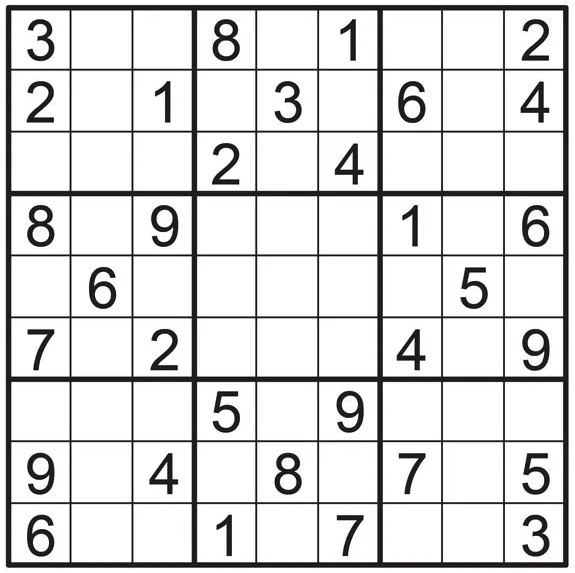
//> input picture uploads/BWSudoku.png, 575 x 573 px
$ ./opencv   (built with g++ and OpenCV 4)
//> lines starting //> are read from the running program, lines starting //| are printed output that depends on the picture; after the words box and inside, x2 and y2 are one past the last pixel; in counts of white or black regions, pixels touching at a corner belong together
#include <opencv2/imgcodecs.hpp>
#include <opencv2/highgui.hpp>
#include <opencv2/imgproc.hpp>
#include <iostream>
#include <string>
#include <vector>
#include <algorithm>

#include "opencv.hpp"

using namespace cv;

void OpenImage(std::string& path, Mat& img)
{
    img = imread(path);
//> img is the input picture: 573 rows x 575 cols, CV_8UC3; mean B, G, R 219.6, 219.5, 219.7
}

void ShowImage(Mat& img)
{
    imshow("Image", img);
    waitKey(0);
}

void ConvertToGray(Mat& imgSrc, Mat& imgDst)
{
    cvtColor(imgSrc, imgDst, COLOR_BGR2GRAY);               // Convert to grayscale
}

void ConvertToBinary(Mat& imgSrc, Mat& imgDst)
{
    threshold(imgSrc, imgDst, 128, 255, THRESH_BINARY_INV | THRESH_OTSU);     // Convert to binary
}

void BlurImage(Mat& imgSrc, Mat& imgDst)
{
    GaussianBlur(imgSrc, imgDst, Size(3, 3), 3, 0);         // Blur the image
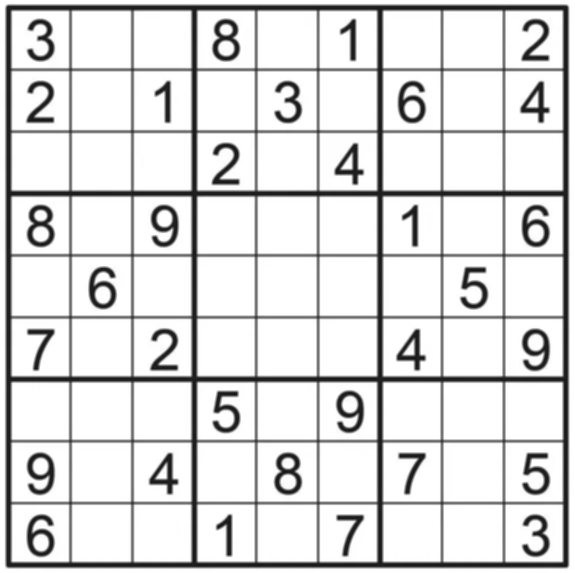
//> imgDst: 573 rows x 575 cols, CV_8UC1; min 21, max 255, mean 219.5
}

void CannyImage(Mat& imgSrc, Mat& imgDst)
{
    Canny(imgSrc, imgDst, 50, 150);                         // Apply Canny edge detection
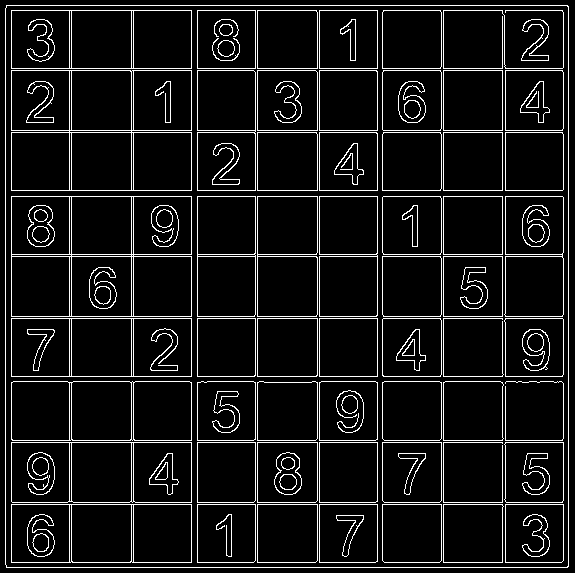
//> imgDst: 573 rows x 575 cols, CV_8UC1; 8.4% white in thin lines or dots
}

void DilateImage(Mat& imgSrc, Mat& imgDst, int kernelSize)
{
//> called with kernelSize = 2
    Mat kernel = getStructuringElement(MORPH_RECT, Size(kernelSize, kernelSize));
    dilate(imgSrc, imgDst, kernel);                         // Dilate the image
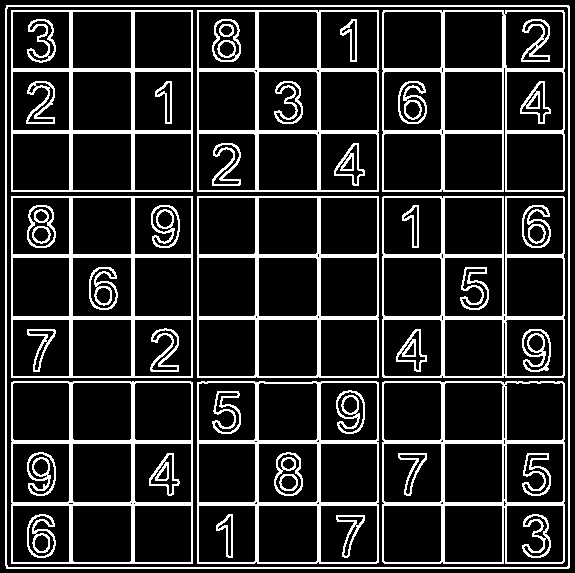
//> imgDst: 573 rows x 575 cols, CV_8UC1; 17% white; 46 white regions
}

void ResizeImage(Mat& imgSrc, Mat& imgDst, float scale)
{
    int width = imgSrc.size().width * scale;
    int height = imgSrc.size().height * scale;
    Size imgSize(width, height);
    resize(imgSrc, imgDst, imgSize);                        // Resize the image
}

void CropImage(Mat& imgSrc, Mat& imgDst, int x, int y, int width, int height)
{
    Rect roi(x, y, width, height);
    imgDst = imgSrc(roi);                                   // Crop the image
}

bool isSquareEmpty(Mat& square)
{
    Mat imgGray;
    Mat imgThresh;
    if (square.channels() == 1)
    {
        imgGray = square.clone();
    }
    else
    {
        cvtColor(square, imgGray, COLOR_BGR2GRAY); // Convert to grayscale
    }
    ConvertToBinary(imgGray, imgThresh);    // Convert to binary

    // Count non-zero pixels
    double nonZeroCount = countNonZero(imgThresh);
    // Define a threshold for what counts as "empty"
    double area = square.rows * square.cols;
    double emptyThreshold = area * 0.10; // 10% of the area, adjust as needed

    return area - nonZeroCount < emptyThreshold;
}


bool SortContours(const std::vector<Point>& contour1, const std::vector<Point>& contour2)
{
    Rect bbox1 = boundingRect(contour1);
    Rect bbox2 = boundingRect(contour2);
    // Sort by row first, and by column if the row is the same
    return (bbox1.y < bbox2.y) || (bbox1.y == bbox2.y && bbox1.x < bbox2.x);
}

void GetContours(Mat& imgSrc, Mat& imgDst)
{
    std::vector<std::vector<Point>> contours;
    std::vector<Vec4i> hierarchy;
    findContours(imgSrc, contours, hierarchy, RETR_TREE, CHAIN_APPROX_SIMPLE);
//> contours = 215 contours, 24 with area under 20; largest, box (x1, y1, x2, y2) and area: (5, 5, 570, 569) 317526, (6, 6, 569, 568) 315272, (382, 381, 565, 564) 32969, (11, 381, 193, 564) 32931, (197, 381, 379, 564) 32866

    double maxArea = contourArea(contours[0]);
//> maxArea = 317526
    double singleSquareSize = maxArea / 81;
//> singleSquareSize = 3920.1

    std::vector<std::vector<Point>> sortedContours;

    for (int i = 0; i < contours.size(); ++i)
    {
        double area = contourArea(contours[i]);
        if (area > (singleSquareSize / 2) && area < (singleSquareSize * 2))
        {
            sortedContours.push_back(contours[i]);
        }
    }
//> this loop made 215 passes
//> area on passes 1 to 3: 317526, 315272, 32969
//> after the loop, sortedContours = 81 contours; largest, box (x1, y1, x2, y2) and area: (72, 257, 132, 317) 3479, (258, 443, 318, 503) 3478, (258, 71, 318, 131) 3478, (72, 71, 132, 131) 3478, (72, 443, 132, 503) 3476

    std::sort(sortedContours.begin(), sortedContours.end(), SortContours);
//> in SortContours, `Rect bbox1 = boundingRect(contour1);`: bbox1 = Rect(444, 505, 59, 58)
//> in SortContours, `Rect bbox2 = boundingRect(contour2);`: bbox2 = Rect(258, 257, 60, 60)
//> sortedContours = 81 contours; largest, box (x1, y1, x2, y2) and area: (72, 257, 132, 317) 3479, (72, 71, 132, 131) 3478, (258, 71, 318, 131) 3478, (258, 443, 318, 503) 3478, (258, 257, 318, 317) 3476

    for (int i = 0; i < sortedContours.size(); ++i)
    {
        // drawContours(imgDst, sortedContours, i, Scalar(255, 0, 255), 2);
        Rect bbox = boundingRect(sortedContours[i]);
        Mat square = imgSrc(bbox);
        if (isSquareEmpty(square))
        {
            // Point center = Point(bbox.x + bbox.width / 2, bbox.y + bbox.height / 2);
            Point textOrg((bbox.x + bbox.width / 2), (bbox.y + bbox.height / 2));
            // drawContours(imgDst, sortedContours, i, Scalar(255, 0, 255), 2);
            String text = "0";
            int FontFace = FONT_HERSHEY_SIMPLEX;
            double fontScale = bbox.width / 33.0;
            int thickness = 3;
            int baseline = 0;
            Size textSize = getTextSize(text, FontFace, fontScale, thickness, &baseline);
            // Point textOrg = center - Point(textSize.width / 2, textSize.height / 2);

            textOrg.x = textOrg.x - textSize.width / 2;
            textOrg.y = textOrg.y + textSize.height / 2;

            putText(imgDst, text, textOrg, FontFace, fontScale, Scalar(0, 0, 0), thickness);
        }
        // ShowImage(imgDst);
    }
//> this loop made 81 passes
//> (bbox, nonZeroCount in isSquareEmpty, fontScale, baseline, textSize) on passes 2, 3, 5, 7, 8, 11, 13, 15, 17: (Rect(72, 11, 60, 58), 3248, 1.82, 18, Size(39, 40)), (Rect(134, 11, 58, 58), 3136, 1.76, 17, Size(38, 39)), (Rect(258, 11, 60, 58), 3247, 1.82, 18, Size(39, 40)), (Rect(383, 11, 59, 58), 3189, 1.79, 18, Size(39, 40)), (Rect(444, 11, 60, 58), 3193, 1.82, 18, Size(39, 40)), (Rect(72, 71, 60, 60), 3363, 1.82, 18, Size(39, 40)), (Rect(198, 71, 58, 60), 3247, 1.76, 17, Size(38, 39)), (Rect(320, 71, 58, 60), 3247, 1.76, 17, Size(38, 39)), (Rect(444, 71, 59, 60), 3306, 1.79, 18, Size(39, 40))
//> (bbox, fontScale, baseline, textSize) on passes 61, 62, 63, 65, 67, 69: (Rect(383, 382, 59, 59), 1.79, 18, Size(39, 40)), (Rect(444, 382, 60, 59), 1.82, 18, Size(39, 40)), (Rect(504, 382, 60, 59), 1.82, 18, Size(39, 40)), (Rect(72, 443, 60, 60), 1.82, 18, Size(39, 40)), (Rect(198, 443, 58, 60), 1.76, 17, Size(38, 39)), (Rect(320, 443, 58, 60), 1.76, 17, Size(38, 39))
//> pass 1, in GetContours, `Mat square = imgSrc(bbox);`:
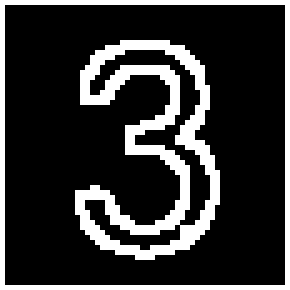
//> square: 58 rows x 58 cols, CV_8UC1 (shown 5 times larger); 20.2% white in thin lines or dots
//> pass 2, in GetContours, `Mat square = imgSrc(bbox);`:
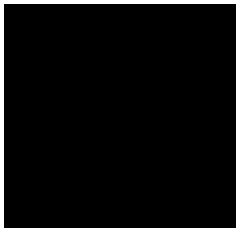
//> square: 58 rows x 60 cols, CV_8UC1 (shown 4 times larger); 6.7% white in thin lines or dots
//> after the loop:
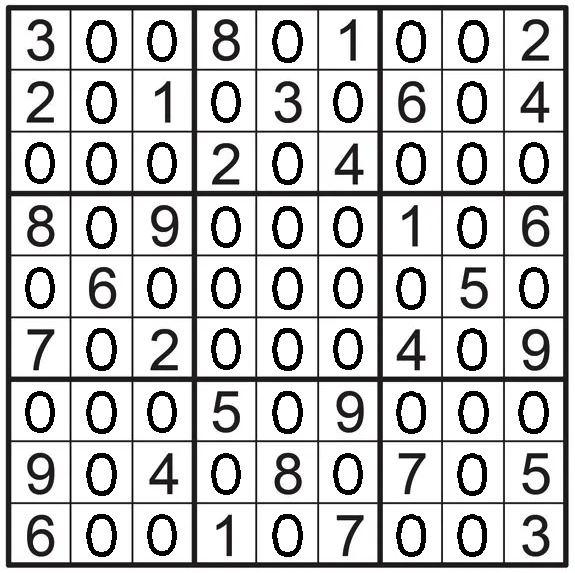
//> imgDst: 573 rows x 575 cols, CV_8UC3; 7.53% of pixels changed, all inside (x1, y1, x2, y2) = (25, 20, 549, 557)
}

void SaveImage(std::string path, Mat& imgSrc)
{
    bool success = imwrite(path, imgSrc);

    if (success)
    {
        std::cout << "Image saved successfully." << std::endl;
    } else
    {
        std::cout << "Error: Could not save the image." << std::endl;
    }
}

void FillSudokuWithZeros(std::string srcPath, std::string dstPath)
{
    Mat img = imread(srcPath);
    Mat imgGray;
    Mat imgBlur;
    Mat imgCanny;
    Mat imgDilate;

    ConvertToGray(img, imgGray);
    BlurImage(imgGray, imgBlur);
    CannyImage(imgGray, imgCanny);
    DilateImage(imgCanny, imgDilate, 2);
    GetContours(imgDilate, img);

    SaveImage(dstPath, img);
}


void OpenVideo(std::string path)
{
    VideoCapture cap(path);
    Mat img;

    while (true)
    {
        cap.read(img);
        imshow("Image", img);
        waitKey(1);
    }
}

int main()
{
    std::string imagePath = "resources/BWSudoku.png";
    // OpenImage(imagePath);

    Mat img;
    Mat imgGray;
    Mat imgBlur;
    Mat imgCanny;
    Mat imgDilate;

    OpenImage(imagePath, img);
    ConvertToGray(img, imgGray);
    BlurImage(imgGray, imgBlur);
    CannyImage(imgGray, imgCanny);
    DilateImage(imgCanny, imgDilate, 2);

    ShowImage(img);
    GetContours(imgDilate, img);
    /* ShowImage(imgGray);
    ShowImage(imgBlur);
    ShowImage(imgCanny); */
    ShowImage(imgDilate);
    ShowImage(img);
    SaveImage("resources/BWSudokuResult.png", img);

    return 0;
}

$ run again, with uploads/Sudoku2.png copied over uploads/BWSudoku.png
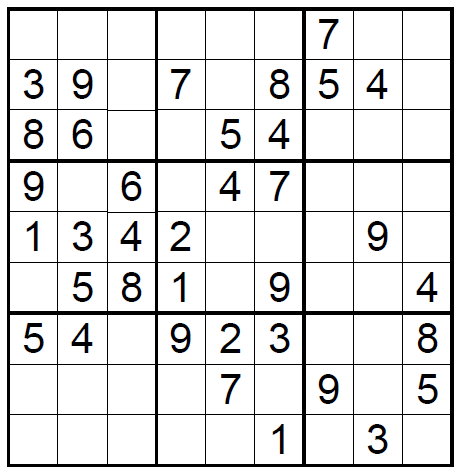
//> input picture uploads/Sudoku2.png, 462 x 474 px
//> in OpenImage, img is the input picture: 474 rows x 462 cols, CV_8UC3; mean B, G, R 224.3, 224.1, 224.1
//> in DilateImage, `dilate(imgSrc, imgDst, kernel);`:
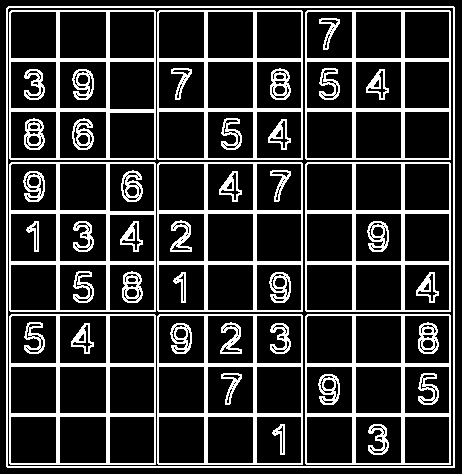
//> imgDst: 474 rows x 462 cols, CV_8UC1; 20.6% white; 46 white regions
//> contours = 483 contours, 232 with area under 20; largest, box (x1, y1, x2, y2) and area: (6, 6, 455, 468) 206525, (7, 7, 454, 467) 204710, (9, 314, 156, 465) 21897, (9, 162, 156, 312) 21751, (9, 10, 156, 160) 21751
//> maxArea = 206525
//> singleSquareSize = 2549.7
//> the loop in GetContours, `for (int i = 0; i < contours.size(); ++i)` made 483 passes
//> area on passes 1 to 3: 206525, 204710.5, 21747
//> after the loop in GetContours, `for (int i = 0; i < contours.size(); ++i)`: sortedContours = 81 contours; largest, box (x1, y1, x2, y2) and area: (59, 315, 107, 364) 2254, (59, 213, 107, 262) 2254, (59, 416, 107, 464) 2207, (59, 366, 107, 414) 2207, (59, 163, 107, 211) 2207
//> bbox1 = Rect(355, 416, 47, 48)
//> bbox2 = Rect(207, 213, 47, 49)
//> in GetContours, `std::sort(sortedContours.begin(), sortedContours.end(), SortContours);`: sortedContours = 81 contours; largest, box (x1, y1, x2, y2) and area: (59, 213, 107, 262) 2254, (59, 315, 107, 364) 2254, (59, 11, 107, 59) 2207, (59, 61, 107, 109) 2207, (59, 111, 107, 159) 2207
//> the loop in GetContours, `for (int i = 0; i < sortedContours.size(); ++i)` made 81 passes
//> (bbox, nonZeroCount in isSquareEmpty, fontScale, baseline, textSize) on passes 1 to 6: (Rect(10, 11, 47, 48), 2069, 1.42, 14, Size(31, 32)), (Rect(59, 11, 48, 48), 2116, 1.45, 15, Size(32, 33)), (Rect(109, 11, 46, 48), 2024, 1.39, 14, Size(31, 31)), (Rect(158, 11, 47, 48), 2069, 1.42, 14, Size(31, 32)), (Rect(207, 11, 47, 48), 2070, 1.42, 14, Size(31, 32)), (Rect(256, 11, 46, 48), 2024, 1.39, 14, Size(31, 31))
//> after the loop in GetContours, `for (int i = 0; i < sortedContours.size(); ++i)`:
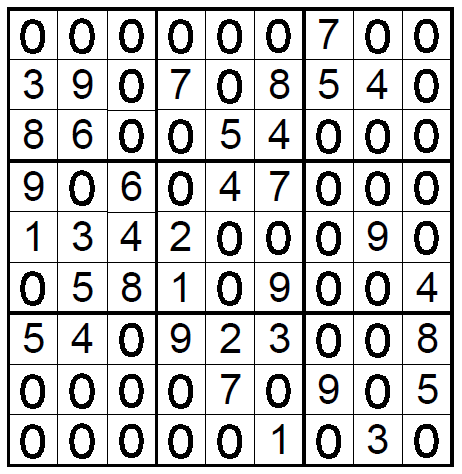
//> imgDst: 474 rows x 462 cols, CV_8UC3; mean B, G, R 203, 202.9, 202.9

$ run again, with uploads/Sudoku2withZeros.png copied over uploads/BWSudoku.png
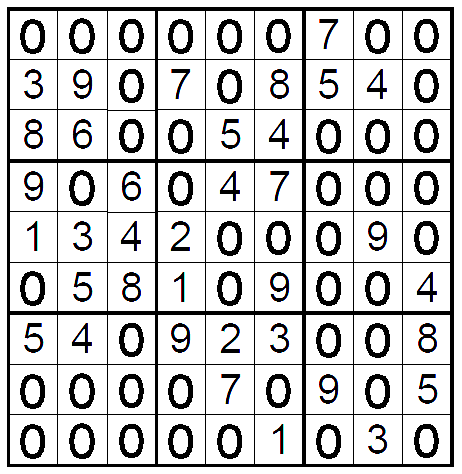
//> input picture uploads/Sudoku2withZeros.png, 462 x 474 px
//> in OpenImage, img is the input picture: 474 rows x 462 cols, CV_8UC3; mean B, G, R 204.3, 204, 204.1
//> in DilateImage, `dilate(imgSrc, imgDst, kernel);`:
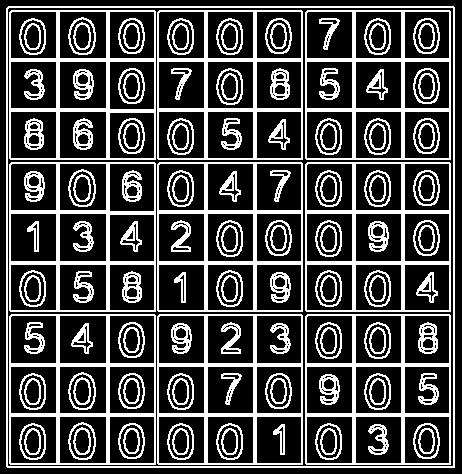
//> imgDst: 474 rows x 462 cols, CV_8UC1; 27.9% white; 136 white regions
//> contours = 640 contours, 249 with area under 20; largest, box (x1, y1, x2, y2) and area: (6, 6, 455, 468) 206525, (7, 7, 454, 467) 204710, (9, 314, 156, 465) 21897, (9, 162, 156, 312) 21751, (9, 10, 156, 160) 21751
//> maxArea = 206525
//> singleSquareSize = 2549.7
//> the loop in GetContours, `for (int i = 0; i < contours.size(); ++i)` made 640 passes
//> area on passes 1 to 3: 206525, 204710.5, 21747
//> after the loop in GetContours, `for (int i = 0; i < contours.size(); ++i)`: sortedContours = 81 contours; largest, box (x1, y1, x2, y2) and area: (59, 315, 107, 364) 2254, (59, 213, 107, 262) 2254, (59, 416, 107, 464) 2207, (59, 366, 107, 414) 2207, (59, 163, 107, 211) 2207
//> bbox1 = Rect(355, 416, 47, 48)
//> bbox2 = Rect(207, 213, 47, 49)
//> in GetContours, `std::sort(sortedContours.begin(), sortedContours.end(), SortContours);`: sortedContours = 81 contours; largest, box (x1, y1, x2, y2) and area: (59, 213, 107, 262) 2254, (59, 315, 107, 364) 2254, (59, 11, 107, 59) 2207, (59, 61, 107, 109) 2207, (59, 111, 107, 159) 2207
//> the loop in GetContours, `for (int i = 0; i < sortedContours.size(); ++i)` made 81 passes
//> (bbox, nonZeroCount in isSquareEmpty) on passes 1 to 8: (Rect(10, 11, 47, 48), 1709), (Rect(59, 11, 48, 48), 1739), (Rect(109, 11, 46, 48), 1666), (Rect(158, 11, 47, 48), 1709), (Rect(207, 11, 47, 48), 1710), (Rect(256, 11, 46, 48), 1666), (Rect(306, 11, 47, 48), 1850), (Rect(355, 11, 47, 48), 1710)
//> pass 2, in GetContours, `Mat square = imgSrc(bbox);`:
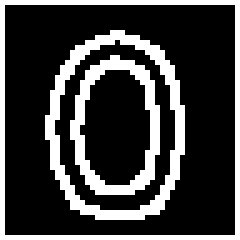
//> square: 48 rows x 48 cols, CV_8UC1 (shown 5 times larger); 24.5% white in thin lines or dots
